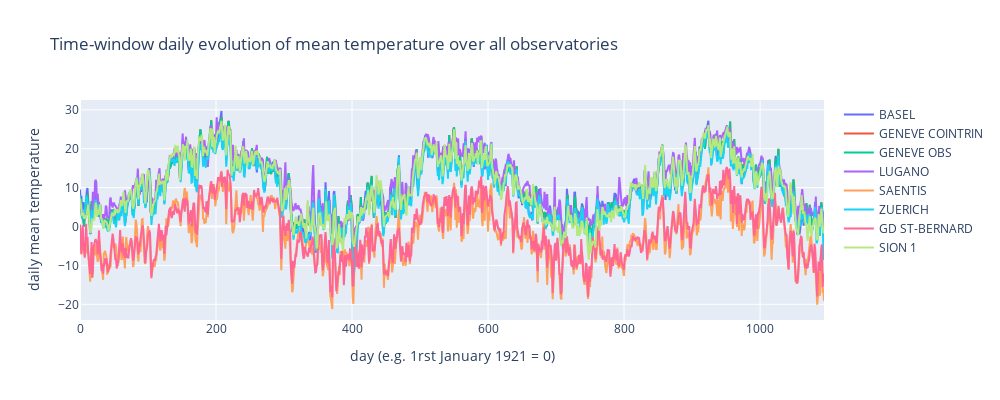

The cell this chart's notebook holds for it:
### Code cell
fig1.show()

### Figure 1 — Plotly figure (JSON) as saved in the notebook; plotly's stock layout.template omitted (floating-point values rounded to 4 significant figures; data arrays with more than 128 entries replaced by an {"elided": "..."} marker saying what was removed)
{"data": [{"line": {"width": 2}, "mode": "lines", "name": "BASEL", "showlegend": true, "type": "scatter", "x": {"elided": "1095 int values"}, "y": {"elided": "1095 float values"}}, {"line": {"width": 2}, "mode": "lines", "name": "GENEVE COINTRIN", "showlegend": true, "type": "scatter", "x": {"elided": "1095 int values"}, "y": {"elided": "1095 float values"}}, {"line": {"width": 2}, "mode": "lines", "name": "GENEVE OBS", "showlegend": true, "type": "scatter", "x": {"elided": "1095 int values"}, "y": {"elided": "1095 float values"}}, {"line": {"width": 2}, "mode": "lines", "name": "LUGANO", "showlegend": true, "type": "scatter", "x": {"elided": "1095 int values"}, "y": {"elided": "1095 float values"}}, {"line": {"width": 2}, "mode": "lines", "name": "SAENTIS", "showlegend": true, "type": "scatter", "x": {"elided": "1095 int values"}, "y": {"elided": "1095 float values"}}, {"line": {"width": 2}, "mode": "lines", "name": "ZUERICH", "showlegend": true, "type": "scatter", "x": {"elided": "1095 int values"}, "y": {"elided": "1095 float values"}}, {"line": {"width": 2}, "mode": "lines", "name": "GD ST-BERNARD", "showlegend": true, "type": "scatter", "x": {"elided": "1095 int values"}, "y": {"elided": "1095 float values"}}, {"line": {"width": 2}, "mode": "lines", "name": "SION 1", "showlegend": true, "type": "scatter", "x": {"elided": "1095 int values"}, "y": {"elided": "1095 float values"}}], "layout": {"height": 400, "title": {"text": "Time-window daily evolution of mean temperature over all observatories"}, "width": 1000, "xaxis": {"autorange": true, "range": [0, 1094], "title": {"text": "day (e.g. 1rst January 1921 = 0)"}, "type": "linear"}, "yaxis": {"autorange": true, "range": [-24.03, 32.53], "title": {"text": "daily mean temperature"}, "type": "linear"}}}
